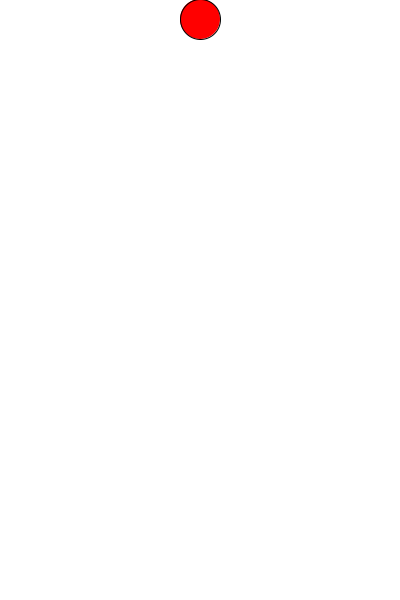
Frame 1 (no input)
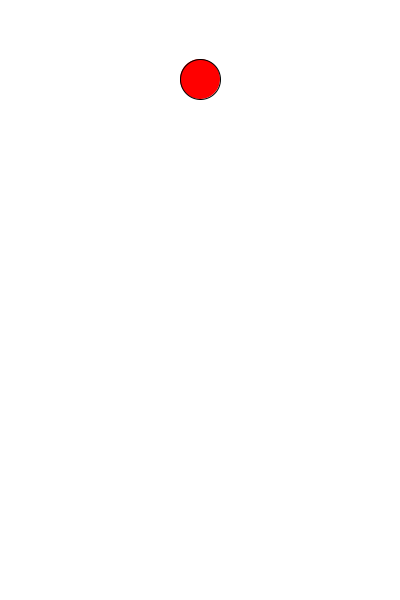
Frame 60 (the mouse pressed at the canvas centre just before this capture)
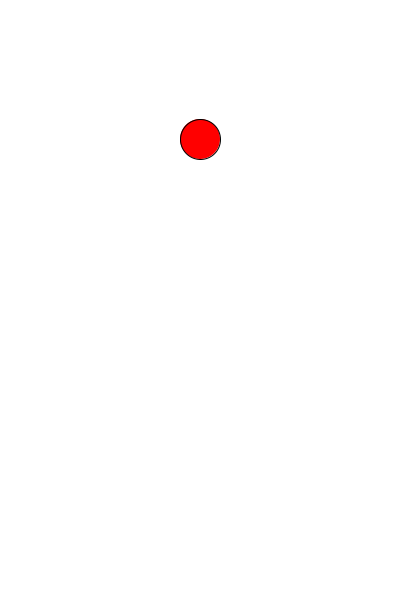
Frame 120 (the mouse held since frame 60 and released just before this capture)

The Processing sketch that drew these frames (run headless with seeded random() and noise(); from frame 60 on, the mouse is pressed at the canvas centre):

// Processing sketch: processing_62311
// ── processing_62311.pde

float radius; 
float ballY; 
float ySpeed; 


void setup() { 
  size(400, 600); 
  background(255, 255, 255); 
  smooth(); 
  frameRate(60); 


 
 
  // initialize the variables:
   radius = 20; 
  ballY = radius; 
  ySpeed = 1;
 } 


void draw() { 
  background(255, 255, 255); 
  fill(255, 0, 0); 


  // If ball is at the bottom: 
  if (ballY >= height-radius ) 
  { 
    ballY = height-radius; 
    ySpeed = ySpeed * (-1) ;
   } 


  // If ball is at the top: 
  if (ballY <= radius ) 
  { 
    ballY = radius; 
    ySpeed = ySpeed * (-1) ;
   } 

  ballY = ballY + ySpeed; 
  ellipse( width/2, ballY, radius*2, radius*2 ); 
  println(ballY);
 

}
 
